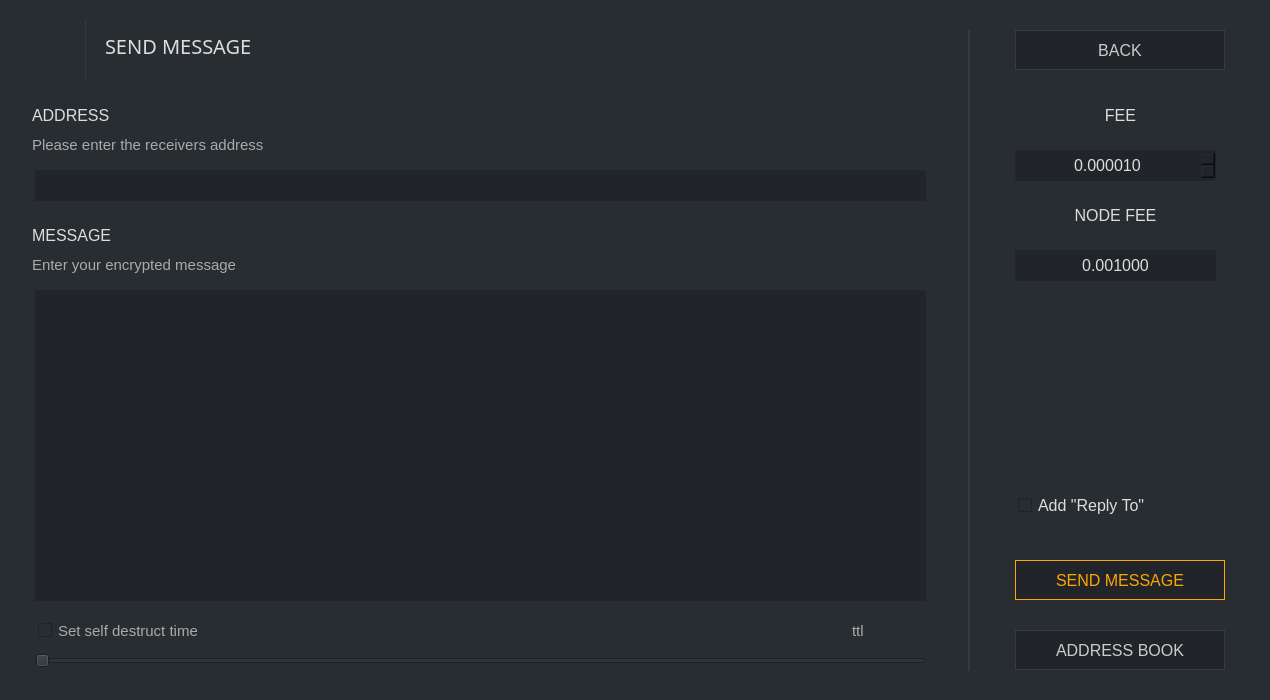
<?xml version="1.0" encoding="UTF-8"?>
<ui version="4.0">
 <class>SendMessageFrame</class>
 <widget class="QFrame" name="SendMessageFrame">
  <property name="geometry">
   <rect>
    <x>0</x>
    <y>0</y>
    <width>1270</width>
    <height>700</height>
   </rect>
  </property>
  <property name="windowTitle">
   <string>Frame</string>
  </property>
  <property name="styleSheet">
   <string notr="true">border: 0px; background-color: #282d31; color: #ddd;</string>
  </property>
  <property name="frameShape">
   <enum>QFrame::NoFrame</enum>
  </property>
  <property name="frameShadow">
   <enum>QFrame::Raised</enum>
  </property>
  <layout class="QVBoxLayout" name="verticalLayout">
   <property name="leftMargin">
    <number>15</number>
   </property>
   <property name="topMargin">
    <number>0</number>
   </property>
   <property name="rightMargin">
    <number>15</number>
   </property>
   <property name="bottomMargin">
    <number>15</number>
   </property>
   <item>
    <widget class="QGroupBox" name="groupBox">
     <property name="maximumSize">
      <size>
       <width>1240</width>
       <height>685</height>
      </size>
     </property>
     <property name="styleSheet">
      <string notr="true"/>
     </property>
     <property name="title">
      <string/>
     </property>
     <widget class="QTextEdit" name="m_messageTextEdit">
      <property name="geometry">
       <rect>
        <x>20</x>
        <y>290</y>
        <width>891</width>
        <height>311</height>
       </rect>
      </property>
      <property name="maximumSize">
       <size>
        <width>16777215</width>
        <height>16777215</height>
       </size>
      </property>
      <property name="font">
       <font>
        <family>Raleway</family>
        <pointsize>9</pointsize>
       </font>
      </property>
      <property name="styleSheet">
       <string notr="true">padding: 3px; background-color: #212529; border: 0px;</string>
      </property>
      <property name="html">
       <string notr="true">&lt;!DOCTYPE HTML PUBLIC &quot;-//W3C//DTD HTML 4.0//EN&quot; &quot;http://www.w3.org/TR/REC-html40/strict.dtd&quot;&gt;
&lt;html&gt;&lt;head&gt;&lt;meta name=&quot;qrichtext&quot; content=&quot;1&quot; /&gt;&lt;style type=&quot;text/css&quot;&gt;
p, li { white-space: pre-wrap; }
&lt;/style&gt;&lt;/head&gt;&lt;body style=&quot; font-family:'Raleway'; font-size:9pt; font-weight:400; font-style:normal;&quot;&gt;
&lt;p style=&quot;-qt-paragraph-type:empty; margin-top:0px; margin-bottom:0px; margin-left:0px; margin-right:0px; -qt-block-indent:0; text-indent:0px; font-family:'.Helvetica Neue DeskInterface'; font-size:13pt;&quot;&gt;&lt;br /&gt;&lt;/p&gt;&lt;/body&gt;&lt;/html&gt;</string>
      </property>
     </widget>
     <widget class="QCheckBox" name="m_addReplyToCheck">
      <property name="geometry">
       <rect>
        <x>1000</x>
        <y>490</y>
        <width>211</width>
        <height>31</height>
       </rect>
      </property>
      <property name="font">
       <font>
        <pointsize>-1</pointsize>
       </font>
      </property>
      <property name="styleSheet">
       <string notr="true">padding: 3px; color: #ddd; font-size: 16px;</string>
      </property>
      <property name="text">
       <string>Add &quot;Reply To&quot;</string>
      </property>
     </widget>
     <widget class="QCheckBox" name="m_ttlCheck">
      <property name="geometry">
       <rect>
        <x>20</x>
        <y>620</y>
        <width>211</width>
        <height>21</height>
       </rect>
      </property>
      <property name="font">
       <font>
        <pointsize>-1</pointsize>
       </font>
      </property>
      <property name="toolTip">
       <string>Do not include message in blockchain</string>
      </property>
      <property name="styleSheet">
       <string notr="true">padding: 3px; font-size: 15px; color: #aaa;</string>
      </property>
      <property name="text">
       <string>Set self destruct time</string>
      </property>
     </widget>
     <widget class="QLabel" name="m_ttlLabel">
      <property name="geometry">
       <rect>
        <x>830</x>
        <y>620</y>
        <width>81</width>
        <height>21</height>
       </rect>
      </property>
      <property name="font">
       <font>
        <pointsize>-1</pointsize>
       </font>
      </property>
      <property name="styleSheet">
       <string notr="true">padding: 3px; font-size: 15px; color: #aaa;</string>
      </property>
      <property name="text">
       <string>ttl</string>
      </property>
     </widget>
     <widget class="QSlider" name="m_ttlSlider">
      <property name="geometry">
       <rect>
        <x>20</x>
        <y>650</y>
        <width>891</width>
        <height>22</height>
       </rect>
      </property>
      <property name="singleStep">
       <number>300</number>
      </property>
      <property name="orientation">
       <enum>Qt::Horizontal</enum>
      </property>
      <property name="tickInterval">
       <number>1</number>
      </property>
     </widget>
     <widget class="QDoubleSpinBox" name="m_feeSpin">
      <property name="geometry">
       <rect>
        <x>1000</x>
        <y>150</y>
        <width>201</width>
        <height>31</height>
       </rect>
      </property>
      <property name="minimumSize">
       <size>
        <width>0</width>
        <height>25</height>
       </size>
      </property>
      <property name="font">
       <font>
        <pointsize>-1</pointsize>
       </font>
      </property>
      <property name="styleSheet">
       <string notr="true">padding: 3px; border: 0px; background: #212529; font-size: 16px;</string>
      </property>
      <property name="alignment">
       <set>Qt::AlignCenter</set>
      </property>
      <property name="decimals">
       <number>6</number>
      </property>
      <property name="minimum">
       <double>0.000010000000000</double>
      </property>
      <property name="maximum">
       <double>100000000.000000000000000</double>
      </property>
      <property name="singleStep">
       <double>0.000010000000000</double>
      </property>
      <property name="value">
       <double>0.000010000000000</double>
      </property>
     </widget>
     <widget class="QLabel" name="label_4">
      <property name="geometry">
       <rect>
        <x>1000</x>
        <y>100</y>
        <width>211</width>
        <height>31</height>
       </rect>
      </property>
      <property name="font">
       <font>
        <pointsize>-1</pointsize>
       </font>
      </property>
      <property name="styleSheet">
       <string notr="true">padding: 3px; color: #ddd; font-size: 16px;</string>
      </property>
      <property name="text">
       <string>FEE</string>
      </property>
      <property name="alignment">
       <set>Qt::AlignCenter</set>
      </property>
     </widget>
     <widget class="QLabel" name="label">
      <property name="geometry">
       <rect>
        <x>90</x>
        <y>30</y>
        <width>201</width>
        <height>31</height>
       </rect>
      </property>
      <property name="maximumSize">
       <size>
        <width>1240</width>
        <height>685</height>
       </size>
      </property>
      <property name="font">
       <font>
        <family>Raleway</family>
        <pointsize>-1</pointsize>
       </font>
      </property>
      <property name="styleSheet">
       <string notr="true">color: #ddd; 
font-size: 20px;
font-family: Raleway;</string>
      </property>
      <property name="text">
       <string>SEND MESSAGE</string>
      </property>
     </widget>
     <widget class="QPushButton" name="m_sendButton">
      <property name="geometry">
       <rect>
        <x>1000</x>
        <y>560</y>
        <width>210</width>
        <height>40</height>
       </rect>
      </property>
      <property name="minimumSize">
       <size>
        <width>210</width>
        <height>40</height>
       </size>
      </property>
      <property name="maximumSize">
       <size>
        <width>210</width>
        <height>16777215</height>
       </size>
      </property>
      <property name="font">
       <font>
        <pointsize>-1</pointsize>
       </font>
      </property>
      <property name="styleSheet">
       <string notr="true">QPushButton#m_sendButton {color: orange; background-color: #212529; border: 1px solid orange; font-size: 16px;}

QPushButton#m_sendButton:hover {color: orange; background-color: #212529; border: 2px solid orange; font-size: 16px;}</string>
      </property>
      <property name="text">
       <string>SEND MESSAGE</string>
      </property>
     </widget>
     <widget class="QPushButton" name="m_backButton">
      <property name="geometry">
       <rect>
        <x>1000</x>
        <y>30</y>
        <width>210</width>
        <height>40</height>
       </rect>
      </property>
      <property name="minimumSize">
       <size>
        <width>171</width>
        <height>31</height>
       </size>
      </property>
      <property name="maximumSize">
       <size>
        <width>210</width>
        <height>40</height>
       </size>
      </property>
      <property name="font">
       <font>
        <pointsize>-1</pointsize>
       </font>
      </property>
      <property name="styleSheet">
       <string notr="true">QPushButton#m_backButton {color: #ccc; border: 1px solid #343a40; font-size: 16px; background-color: #212529;}

QPushButton#m_backButton:hover {color: #ddd; border: 2px solid #444; font-size: 16px; background-color: #212529;}</string>
      </property>
      <property name="text">
       <string>BACK</string>
      </property>
     </widget>
     <widget class="Line" name="line">
      <property name="geometry">
       <rect>
        <x>953</x>
        <y>30</y>
        <width>2</width>
        <height>641</height>
       </rect>
      </property>
      <property name="styleSheet">
       <string notr="true">background-color: #343a40;</string>
      </property>
      <property name="orientation">
       <enum>Qt::Vertical</enum>
      </property>
     </widget>
     <widget class="QLabel" name="label_11">
      <property name="geometry">
       <rect>
        <x>0</x>
        <y>10</y>
        <width>61</width>
        <height>71</height>
       </rect>
      </property>
      <property name="text">
       <string>&lt;html&gt;&lt;head/&gt;&lt;body&gt;&lt;p&gt;&lt;img src=&quot;:/images/conceal-small.png&quot;/&gt;&lt;/p&gt;&lt;/body&gt;&lt;/html&gt;</string>
      </property>
     </widget>
     <widget class="Line" name="logoLine">
      <property name="geometry">
       <rect>
        <x>70</x>
        <y>20</y>
        <width>1</width>
        <height>60</height>
       </rect>
      </property>
      <property name="styleSheet">
       <string notr="true">background-color: #343a40;</string>
      </property>
      <property name="orientation">
       <enum>Qt::Vertical</enum>
      </property>
     </widget>
     <widget class="QLineEdit" name="m_addressEdit">
      <property name="geometry">
       <rect>
        <x>20</x>
        <y>170</y>
        <width>891</width>
        <height>31</height>
       </rect>
      </property>
      <property name="minimumSize">
       <size>
        <width>0</width>
        <height>31</height>
       </size>
      </property>
      <property name="font">
       <font>
        <family>Raleway</family>
        <pointsize>10</pointsize>
       </font>
      </property>
      <property name="styleSheet">
       <string notr="true">padding: 3px; background-color: #212529; border: 0px;</string>
      </property>
      <property name="text">
       <string/>
      </property>
     </widget>
     <widget class="QLabel" name="pidLabel_4">
      <property name="geometry">
       <rect>
        <x>10</x>
        <y>130</y>
        <width>901</width>
        <height>30</height>
       </rect>
      </property>
      <property name="font">
       <font>
        <pointsize>-1</pointsize>
       </font>
      </property>
      <property name="styleSheet">
       <string notr="true">padding: 3px; font-size: 15px; color: #aaa;</string>
      </property>
      <property name="text">
       <string>Please enter the receivers address</string>
      </property>
     </widget>
     <widget class="QLabel" name="adressLabel">
      <property name="geometry">
       <rect>
        <x>10</x>
        <y>100</y>
        <width>721</width>
        <height>30</height>
       </rect>
      </property>
      <property name="font">
       <font>
        <pointsize>-1</pointsize>
       </font>
      </property>
      <property name="styleSheet">
       <string notr="true">padding: 3px; color: #ddd; font-size: 16px;</string>
      </property>
      <property name="text">
       <string>ADDRESS</string>
      </property>
     </widget>
     <widget class="QLabel" name="pidLabel_5">
      <property name="geometry">
       <rect>
        <x>10</x>
        <y>250</y>
        <width>901</width>
        <height>30</height>
       </rect>
      </property>
      <property name="font">
       <font>
        <pointsize>-1</pointsize>
       </font>
      </property>
      <property name="styleSheet">
       <string notr="true">padding: 3px; font-size: 15px; color: #aaa;</string>
      </property>
      <property name="text">
       <string>Enter your encrypted message</string>
      </property>
     </widget>
     <widget class="QLabel" name="adressLabel_2">
      <property name="geometry">
       <rect>
        <x>10</x>
        <y>220</y>
        <width>721</width>
        <height>30</height>
       </rect>
      </property>
      <property name="font">
       <font>
        <pointsize>-1</pointsize>
       </font>
      </property>
      <property name="styleSheet">
       <string notr="true">padding: 3px; color: #ddd; font-size: 16px;</string>
      </property>
      <property name="text">
       <string>MESSAGE</string>
      </property>
     </widget>
     <widget class="QPushButton" name="m_addressBookButton">
      <property name="geometry">
       <rect>
        <x>1000</x>
        <y>630</y>
        <width>210</width>
        <height>40</height>
       </rect>
      </property>
      <property name="minimumSize">
       <size>
        <width>210</width>
        <height>40</height>
       </size>
      </property>
      <property name="maximumSize">
       <size>
        <width>16777215</width>
        <height>31</height>
       </size>
      </property>
      <property name="font">
       <font>
        <pointsize>-1</pointsize>
       </font>
      </property>
      <property name="styleSheet">
       <string notr="true">QPushButton#m_addressBookButton {color: #ccc; border: 1px solid #343a40; font-size: 16px; background-color: #212529;}

QPushButton#m_addressBookButton:hover {color: #ddd; border: 2px solid #444; font-size: 16px; background-color: #212529;}</string>
      </property>
      <property name="text">
       <string>ADDRESS BOOK</string>
      </property>
     </widget>
     <widget class="QLabel" name="m_nodeFee">
      <property name="geometry">
       <rect>
        <x>1000</x>
        <y>250</y>
        <width>201</width>
        <height>31</height>
       </rect>
      </property>
      <property name="minimumSize">
       <size>
        <width>0</width>
        <height>31</height>
       </size>
      </property>
      <property name="font">
       <font>
        <pointsize>-1</pointsize>
       </font>
      </property>
      <property name="styleSheet">
       <string notr="true">padding: 3px; border: 0px; background: #212529; font-size: 16px;</string>
      </property>
      <property name="text">
       <string notr="true">0.001000</string>
      </property>
      <property name="alignment">
       <set>Qt::AlignCenter</set>
      </property>
     </widget>
     <widget class="QLabel" name="nodeFeeLabel">
      <property name="geometry">
       <rect>
        <x>1000</x>
        <y>200</y>
        <width>201</width>
        <height>30</height>
       </rect>
      </property>
      <property name="font">
       <font>
        <pointsize>-1</pointsize>
       </font>
      </property>
      <property name="styleSheet">
       <string notr="true">padding: 3px; color: #ddd; font-size: 16px;</string>
      </property>
      <property name="text">
       <string>NODE FEE</string>
      </property>
      <property name="alignment">
       <set>Qt::AlignCenter</set>
      </property>
     </widget>
    </widget>
   </item>
  </layout>
 </widget>
 <resources/>
 <connections>
  <connection>
   <sender>m_sendButton</sender>
   <signal>clicked()</signal>
   <receiver>SendMessageFrame</receiver>
   <slot>sendClicked()</slot>
   <hints>
    <hint type="sourcelabel">
     <x>58</x>
     <y>503</y>
    </hint>
    <hint type="destinationlabel">
     <x>386</x>
     <y>287</y>
    </hint>
   </hints>
  </connection>
  <connection>
   <sender>m_messageTextEdit</sender>
   <signal>textChanged()</signal>
   <receiver>SendMessageFrame</receiver>
   <slot>messageTextChanged()</slot>
   <hints>
    <hint type="sourcelabel">
     <x>386</x>
     <y>227</y>
    </hint>
    <hint type="destinationlabel">
     <x>386</x>
     <y>287</y>
    </hint>
   </hints>
  </connection>
  <connection>
   <sender>m_ttlSlider</sender>
   <signal>valueChanged(int)</signal>
   <receiver>SendMessageFrame</receiver>
   <slot>ttlValueChanged(int)</slot>
   <hints>
    <hint type="sourcelabel">
     <x>296</x>
     <y>426</y>
    </hint>
    <hint type="destinationlabel">
     <x>386</x>
     <y>287</y>
    </hint>
   </hints>
  </connection>
  <connection>
   <sender>m_ttlCheck</sender>
   <signal>toggled(bool)</signal>
   <receiver>m_ttlSlider</receiver>
   <slot>setVisible(bool)</slot>
   <hints>
    <hint type="sourcelabel">
     <x>89</x>
     <y>426</y>
    </hint>
    <hint type="destinationlabel">
     <x>296</x>
     <y>426</y>
    </hint>
   </hints>
  </connection>
  <connection>
   <sender>m_ttlCheck</sender>
   <signal>toggled(bool)</signal>
   <receiver>m_ttlLabel</receiver>
   <slot>setVisible(bool)</slot>
   <hints>
    <hint type="sourcelabel">
     <x>89</x>
     <y>426</y>
    </hint>
    <hint type="destinationlabel">
     <x>463</x>
     <y>426</y>
    </hint>
   </hints>
  </connection>
  <connection>
   <sender>m_ttlCheck</sender>
   <signal>stateChanged(int)</signal>
   <receiver>SendMessageFrame</receiver>
   <slot>ttlCheckStateChanged(int)</slot>
   <hints>
    <hint type="sourcelabel">
     <x>89</x>
     <y>426</y>
    </hint>
    <hint type="destinationlabel">
     <x>386</x>
     <y>287</y>
    </hint>
   </hints>
  </connection>
  <connection>
   <sender>m_backButton</sender>
   <signal>clicked()</signal>
   <receiver>SendMessageFrame</receiver>
   <slot>backClicked()</slot>
   <hints>
    <hint type="sourcelabel">
     <x>1198</x>
     <y>29</y>
    </hint>
    <hint type="destinationlabel">
     <x>649</x>
     <y>349</y>
    </hint>
   </hints>
  </connection>
  <connection>
   <sender>m_addressBookButton</sender>
   <signal>clicked()</signal>
   <receiver>SendMessageFrame</receiver>
   <slot>addressBookClicked()</slot>
   <hints>
    <hint type="sourcelabel">
     <x>1119</x>
     <y>649</y>
    </hint>
    <hint type="destinationlabel">
     <x>634</x>
     <y>349</y>
    </hint>
   </hints>
  </connection>
 </connections>
 <slots>
  <slot>addressBookClicked()</slot>
  <slot>pasteClicked()</slot>
  <slot>sendClicked()</slot>
  <slot>backClicked()</slot>
  <slot>mixinValueChanged(int)</slot>
  <slot>addressEdited(QString)</slot>
  <slot>messageTextChanged()</slot>
  <slot>addRecipientClicked()</slot>
  <slot>ttlCheckStateChanged(int)</slot>
  <slot>ttlValueChanged(int)</slot>
 </slots>
</ui>
